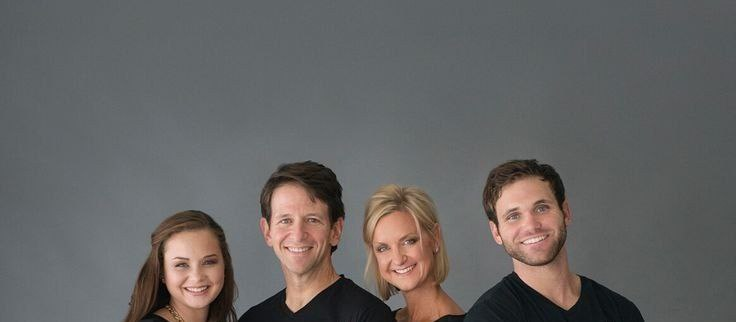
#> input picture image.jpg, 736 x 322 px
$ python main.py
#> lines starting #> are read from the running program, lines starting #| are printed output that depends on the picture; after the words box and inside, x2 and y2 are one past the last pixel; in counts of white or black regions, pixels touching at a corner belong together
import cv2
img = cv2.imread('image.jpg')
#> img is the input picture: shape (322, 736, 3); mean B, G, R 98.5, 99.2, 101.2
gray = cv2.cvtColor(img, cv2.COLOR_BGR2GRAY)
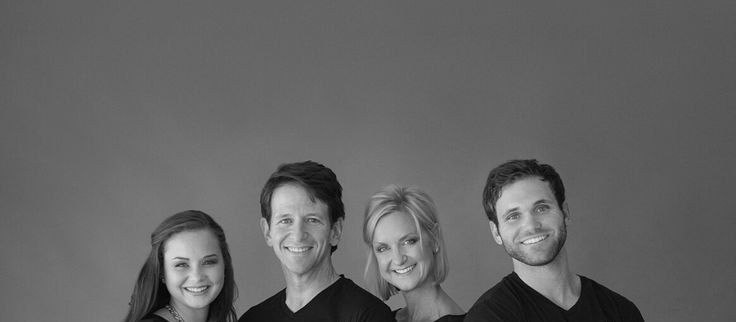
#> gray: shape (322, 736); min 0, max 236, mean 99.8
face_cascade = cv2.CascadeClassifier(cv2.data.haarcascades + 'haarcascade_frontalface_default.xml')
faces = face_cascade.detectMultiScale(gray, scaleFactor=1.1, minNeighbors=5)
#> faces = [[261, 192, 76, 76], [363, 219, 68, 68], [159, 237, 71, 71], [485, 179, 85, 85]]
for (x, y, w, h) in faces:
    cv2.rectangle(img, (x, y), (x+w, y+h), (0, 255, 255), 2)
#> this loop made 4 passes
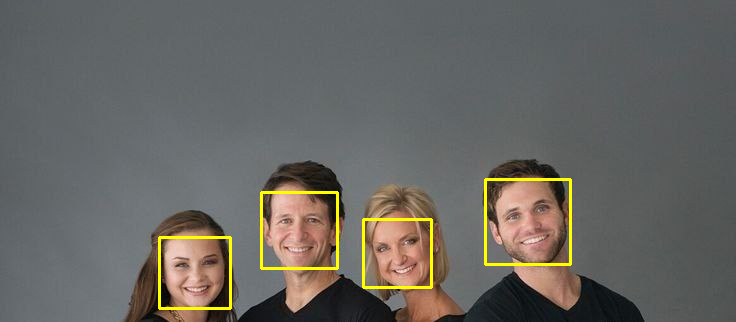
#> img: shape (322, 736, 3); 1.51% of pixels changed, all inside (x1, y1, x2, y2) = (158, 178, 572, 310)
cv2.imshow('output', img)
print('Number of faces:', len(faces))
#| Number of faces: 4

cv2.waitKey(0)
cv2.destroyAllWindows()
